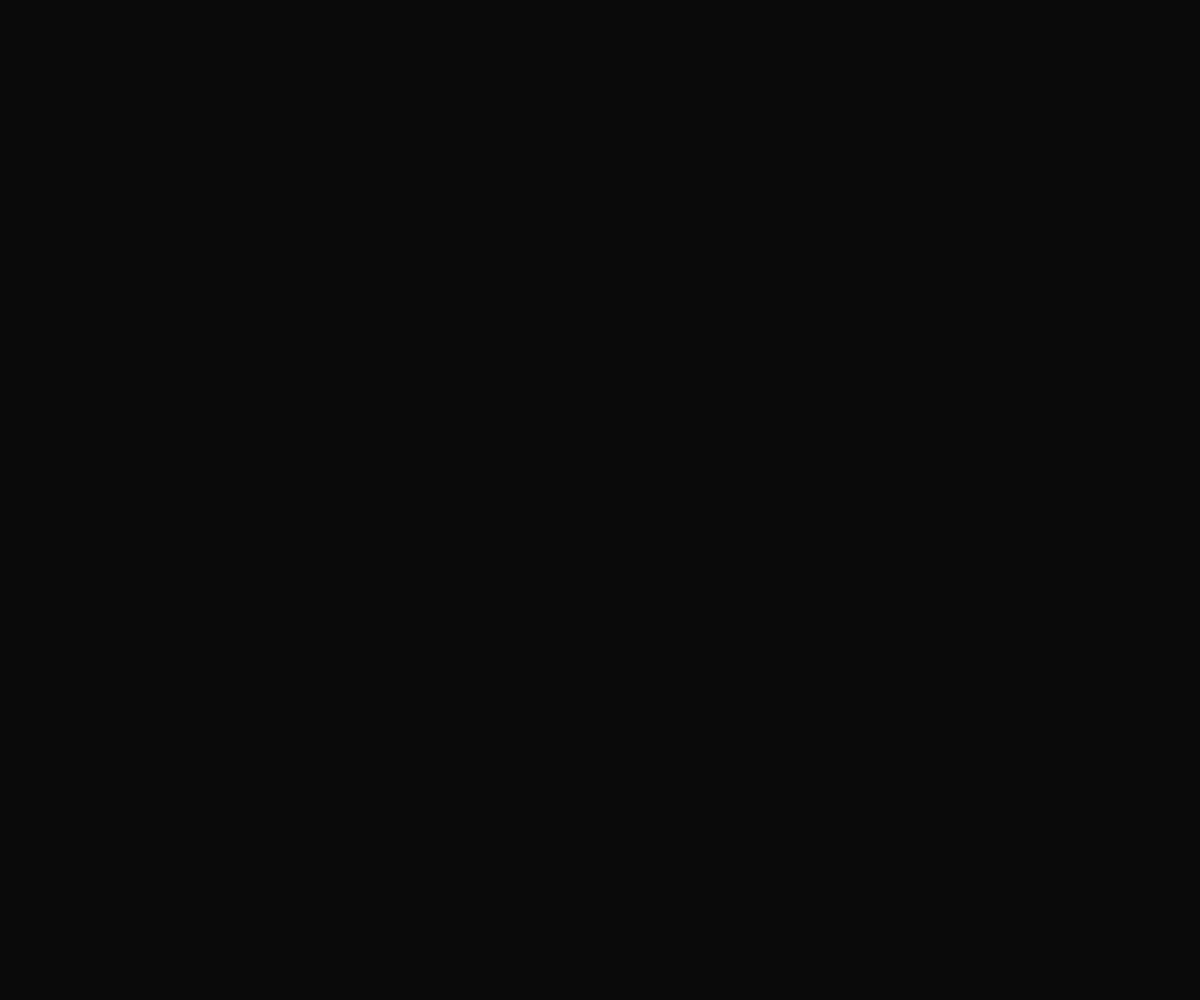
Frame 1 (no input)
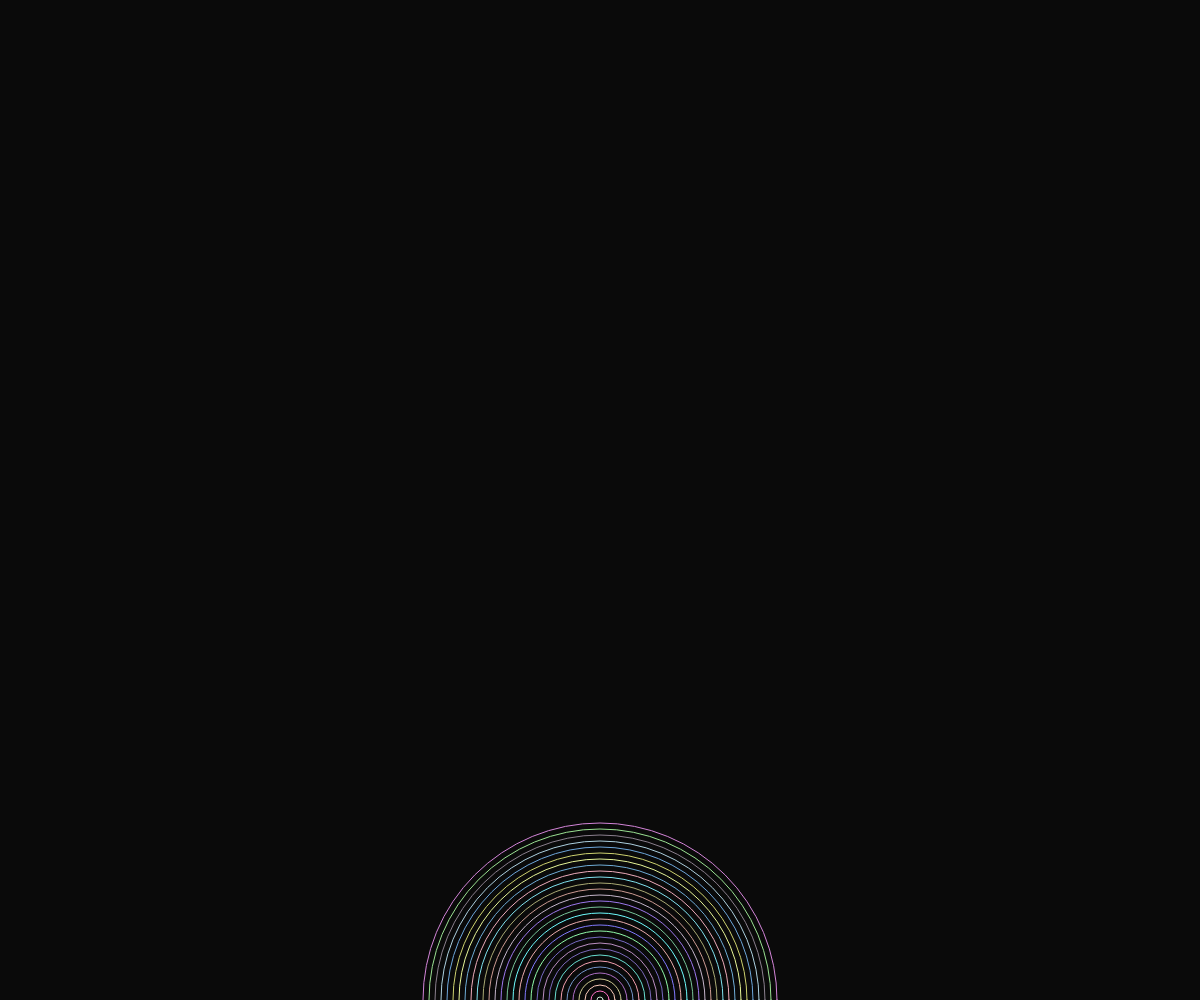
Frame 60 (no input)
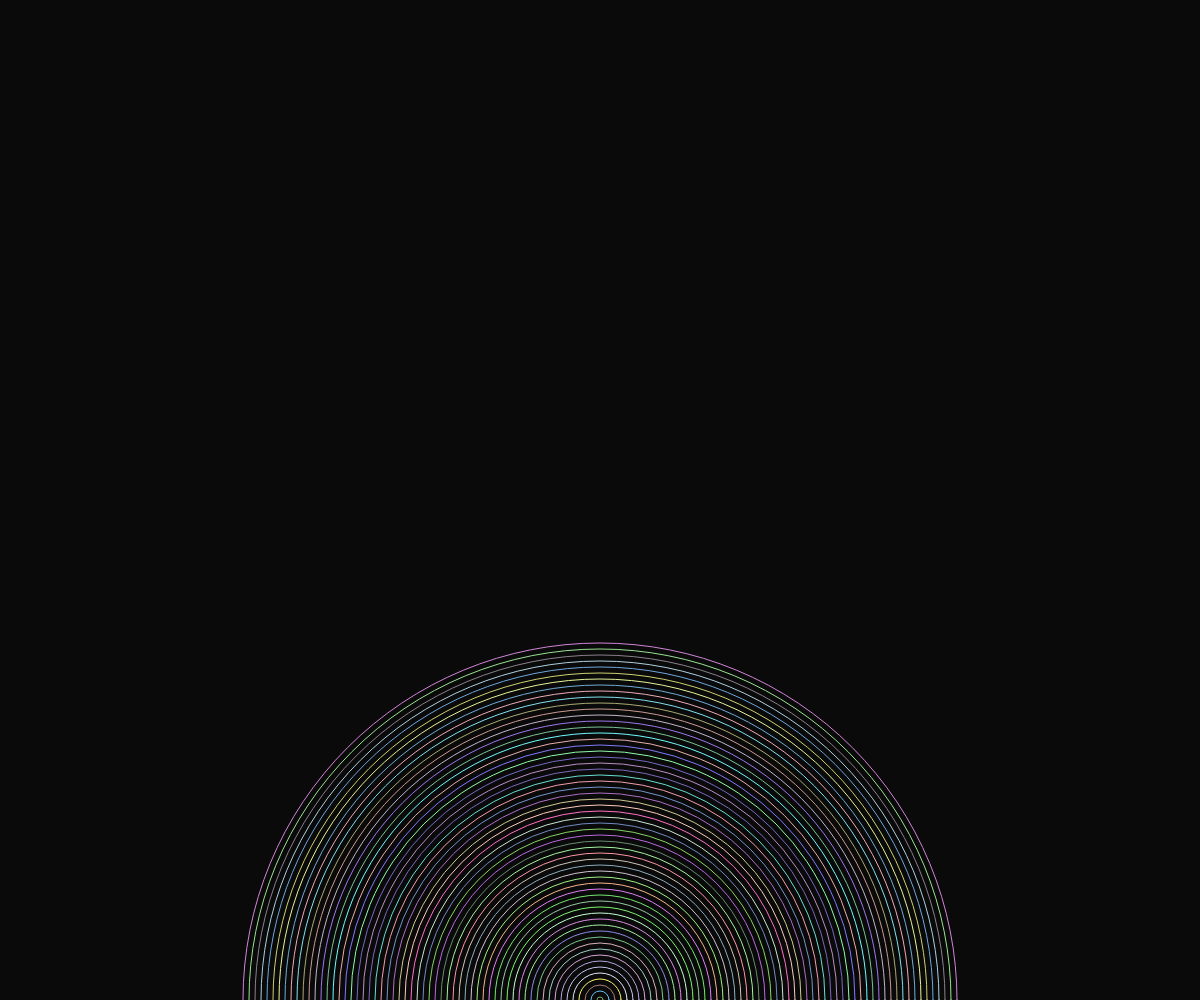
Frame 120 (the mouse pressed at the canvas centre since frame 60)

The p5.js sketch that drew these frames (run headless with seeded random() and noise() and a simulated clock; from frame 60 on, the mouse is pressed at the canvas centre):

// p5.js sketch
// ── sketch.js
let ripples = [];

function setup() {
  createCanvas(windowWidth, windowHeight);
}

function draw() {
  background(10);
  
  // Create new ripple every frame from center
  if (frameCount % 2 === 0) {
    ripples.push({
      x: width/2,
      y: height,
      radius: 0,
      alpha: 255,
      color: color(random(100, 255), random(100, 255), random(100, 255))
    });
  }
  
  // Update and draw ripples
  for (let i = ripples.length - 1; i >= 0; i--) {
    let ripple = ripples[i];
    ripple.radius += 3;
    ripple.alpha -= 1.5;
    
    noFill();
    stroke(ripple.color);
    strokeWeight(1);
    ellipse(ripple.x, ripple.y, ripple.radius * 2);
    
    if (ripple.alpha <= 0) {
      ripples.splice(i, 1);
    }
  }
}

function windowResized() {
  resizeCanvas(windowWidth, windowHeight);
}
